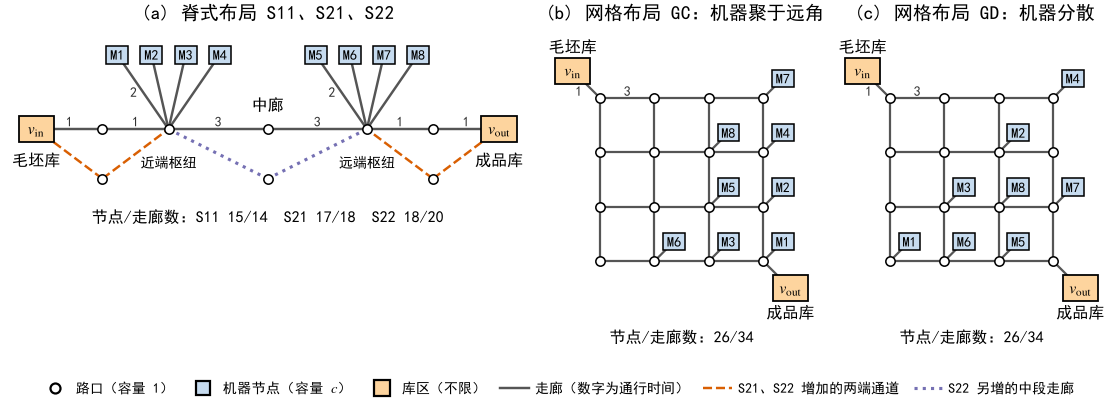

Reproduce this figure in Python.
# -*- coding: utf-8 -*-
"""布局族 A 的五种路网（中文版），输出 fig_layouts_CN。

拓扑直接由 clbs_new/tools/abc_matrix.build 生成，与主批次所用算例逐节点一致；
本脚本只负责给节点排坐标。
"""
from __future__ import annotations

import os
import sys

HERE = os.path.dirname(os.path.abspath(__file__))
sys.path.insert(0, HERE)
sys.path.insert(0, os.path.abspath(os.path.join(HERE, "..", "..", "..", "clbs_new")))

from _style import FS_ANNOT, FS_LEG, FULL, plt, save, use_cjk  # noqa: E402
from matplotlib.lines import Line2D  # noqa: E402
from tools.abc_matrix import CASES, build  # noqa: E402

use_cjk()

C_STORE, C_MACH, C_JUNC = "#fdd49e", "#c6dbef", "white"
C_EDGE, C_ADD1, C_ADD2 = "#555555", "#d95f02", "#7570b3"


def layout(tag):
    case = next(c for c in CASES if c.get("tag") == tag)
    inst, _net, _c = build(case)
    edges = {frozenset((e["u"], e["v"])): e["time"] for e in inst.corridors}
    return inst, edges


def is_machine(n):
    return n.startswith("r")


def is_store(n):
    return n in ("v0", "w0")


def draw_node(ax, n, xy, label=None):
    x, y = xy
    if is_store(n):
        ax.add_patch(plt.Rectangle((x - 0.32, y - 0.24), 0.64, 0.48, fc=C_STORE,
                                   ec="black", lw=0.8, zorder=3))
        ax.text(x, y, label, ha="center", va="center", fontsize=FS_ANNOT, zorder=4)
    elif is_machine(n):
        ax.add_patch(plt.Rectangle((x - 0.2, y - 0.16), 0.4, 0.32, fc=C_MACH,
                                   ec="black", lw=0.7, zorder=3))
        ax.text(x, y, label, ha="center", va="center", fontsize=FS_ANNOT - 0.5,
                zorder=4)
    else:
        ax.plot([x], [y], "o", ms=4.2, mfc=C_JUNC, mec="black", mew=0.7, zorder=3)


def draw_edge(ax, a, b, color=C_EDGE, ls="-", lw=1.0, label=None, off=(0, 0.13)):
    ax.plot([a[0], b[0]], [a[1], b[1]], color=color, ls=ls, lw=lw, zorder=1)
    if label is not None:
        ax.text((a[0] + b[0]) / 2 + off[0], (a[1] + b[1]) / 2 + off[1], label,
                ha="center", va="center", fontsize=FS_ANNOT - 0.5, color="#333333")


def fmt(t):
    return f"{t:g}"


# ---------------------------------------------------------------- 脊式
def spine_panel(ax):
    s11, e11 = layout("funnel")
    s21, e21 = layout("high")
    s22, e22 = layout("mid")
    pos = {"v0": (0.0, 0.0), "e1": (1.2, 0.0), "e2": (1.2, -0.9), "h1": (2.4, 0.0),
           "g1": (4.2, 0.0), "g2": (4.2, -0.9), "h2": (6.0, 0.0),
           "f1": (7.2, 0.0), "f2": (7.2, -0.9), "w0": (8.4, 0.0)}
    hubs = {"h1": [], "h2": []}
    for m in s22.machine_node.values():
        hub = next(h for h in hubs if frozenset((h, m)) in e22)
        hubs[hub].append(m)
    for hub, ms in hubs.items():
        hx = pos[hub][0]
        for k, m in enumerate(sorted(ms, key=lambda s: int(s[1:]))):
            pos[m] = (hx + (k - (len(ms) - 1) / 2) * 0.62, 1.35)
    assert set(pos) == set(s22.nodes), set(s22.nodes) ^ set(pos)

    spur_labelled = set()
    for pair, t in e22.items():
        a, b = sorted(pair)
        if pair in e11:
            color, ls, lw = C_EDGE, "-", 1.1
        elif pair in e21:
            color, ls, lw = C_ADD1, "--", 1.1
        else:
            color, ls, lw = C_ADD2, ":", 1.4
        label, off = None, (0, 0.14)
        if pair in e11:
            spur = [n for n in pair if is_machine(n)]
            if not spur:
                label = fmt(t)
            elif spur[0] in (min(hubs["h1"]), min(hubs["h2"], key=lambda s: int(s[1:]))) \
                    and spur[0] not in spur_labelled:
                spur_labelled.add(spur[0])
                label, off = fmt(t), (-0.17, 0.0)
        draw_edge(ax, pos[a], pos[b], color, ls, lw, label, off)

    names = {"v0": "$v_{\\mathrm{in}}$", "w0": "$v_{\\mathrm{out}}$"}
    for n in s22.nodes:
        draw_node(ax, n, pos[n], names.get(n, f"M{n[1:]}" if is_machine(n) else None))
    ax.text(0.0, -0.42, "毛坯库", ha="center", va="top", fontsize=FS_ANNOT)
    ax.text(8.4, -0.42, "成品库", ha="center", va="top", fontsize=FS_ANNOT)
    ax.text(4.2, 0.30, "中廊", ha="center", va="bottom", fontsize=FS_ANNOT)
    ax.text(2.4, -0.6, "近端枢纽", ha="center", va="center", fontsize=FS_ANNOT - 0.5)
    ax.text(6.0, -0.6, "远端枢纽", ha="center", va="center", fontsize=FS_ANNOT - 0.5)

    counts = "  ".join(f"{name} {len(i.nodes)}/{len(e)}" for name, i, e in
                       (("S11", s11, e11), ("S21", s21, e21), ("S22", s22, e22)))
    ax.text(4.2, -1.45, "节点/走廊数：" + counts, ha="center", va="top",
            fontsize=FS_ANNOT)
    ax.set_title("(a) 脊式布局 S11、S21、S22", fontsize=8.5)
    ax.set_xlim(-0.6, 9.0)
    ax.set_ylim(-1.85, 1.75)


# ---------------------------------------------------------------- 网格
def grid_panel(ax, tag, title):
    inst, edges = layout(tag)
    pos = {}
    for n in inst.nodes:
        if n.startswith("n"):
            r, c = (int(v) for v in n[1:].split("_"))
            pos[n] = (c * 1.0, -r * 1.0)
    anchor = {}
    for pair in edges:
        a, b = tuple(pair)
        for leaf, other in ((a, b), (b, a)):
            if (is_machine(leaf) or is_store(leaf)) and other in pos:
                anchor[leaf] = other
    for leaf, j in anchor.items():
        x, y = pos[j]
        if leaf == "v0":
            pos[leaf] = (x - 0.5, y + 0.5)
        elif leaf == "w0":
            pos[leaf] = (x + 0.5, y - 0.5)
        else:
            pos[leaf] = (x + 0.36, y + 0.36)
    assert set(pos) == set(inst.nodes), set(inst.nodes) ^ set(pos)

    done_grid = done_spur = False
    for pair, t in edges.items():
        a, b = sorted(pair)
        label, off = None, (0, 0.13)
        if a.startswith("n") and b.startswith("n") and not done_grid \
                and pos[a][1] == pos[b][1] == 0.0:
            label, done_grid = fmt(t), True
        elif "v0" in pair and not done_spur:
            label, done_spur, off = fmt(t), True, (-0.14, -0.12)
        draw_edge(ax, pos[a], pos[b], label=label, off=off)

    names = {"v0": "$v_{\\mathrm{in}}$", "w0": "$v_{\\mathrm{out}}$"}
    order = sorted(inst.machine_node.values(), key=lambda s: int(s[1:]))
    for n in inst.nodes:
        draw_node(ax, n, pos[n], names.get(n, f"M{n[1:]}" if is_machine(n) else None))
    ax.text(pos["v0"][0], pos["v0"][1] + 0.3, "毛坯库", ha="center", va="bottom",
            fontsize=FS_ANNOT)
    ax.text(pos["w0"][0], pos["w0"][1] - 0.3, "成品库", ha="center", va="top",
            fontsize=FS_ANNOT)
    assert len(order) == 8
    ax.text(1.5, -4.25, f"节点/走廊数：{len(inst.nodes)}/{len(edges)}",
            ha="center", va="top", fontsize=FS_ANNOT)
    ax.set_title(title, fontsize=8.5)
    ax.set_xlim(-0.95, 4.05)
    ax.set_ylim(-4.65, 1.2)


def main() -> None:
    fig = plt.figure(figsize=(FULL, 2.55))
    gs = fig.add_gridspec(1, 3, width_ratios=[9.6, 5.0, 5.0], wspace=0.04)
    axes = [fig.add_subplot(gs[0, k]) for k in range(3)]
    spine_panel(axes[0])
    grid_panel(axes[1], "low", "(b) 网格布局 GC：机器聚于远角")
    grid_panel(axes[2], "scatter", "(c) 网格布局 GD：机器分散")
    for ax in axes:
        ax.set_aspect("equal")
        ax.set_anchor("N")
        ax.axis("off")

    handles = [
        Line2D([], [], marker="o", ls="", ms=4.5, mfc=C_JUNC, mec="black",
               label="路口（容量 1）"),
        Line2D([], [], marker="s", ls="", ms=6, mfc=C_MACH, mec="black",
               label="机器节点（容量 $c$）"),
        Line2D([], [], marker="s", ls="", ms=7, mfc=C_STORE, mec="black",
               label="库区（不限）"),
        Line2D([], [], color=C_EDGE, lw=1.1, label="走廊（数字为通行时间）"),
        Line2D([], [], color=C_ADD1, lw=1.1, ls="--", label="S21、S22 增加的两端通道"),
        Line2D([], [], color=C_ADD2, lw=1.4, ls=":", label="S22 另增的中段走廊"),
    ]
    fig.legend(handles=handles, loc="lower center", ncol=6, fontsize=FS_LEG - 0.5,
               frameon=False, bbox_to_anchor=(0.5, -0.02), handletextpad=0.4,
               columnspacing=1.0)
    fig.subplots_adjust(left=0.005, right=0.995, top=0.90, bottom=0.12)
    save(fig, "fig_layouts_CN")


if __name__ == "__main__":
    main()
